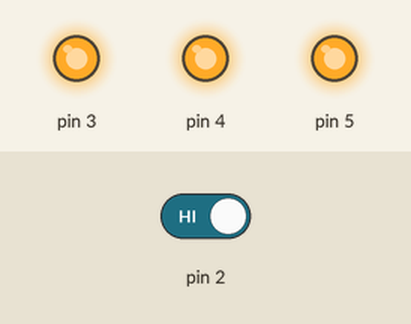
Simulated run of this sketch. Board: Arduino Uno, built with avr-gcc and run on an emulated ATmega328P. Parts: output pins drawn as LEDs (lit = HIGH). The inputs (shaded band) are chosen by the test bench; at power-on: pin 2 HIGH.

Above: at 6.3 s.
6.4 s: pin 2 driven LOW
At 8.7 s:
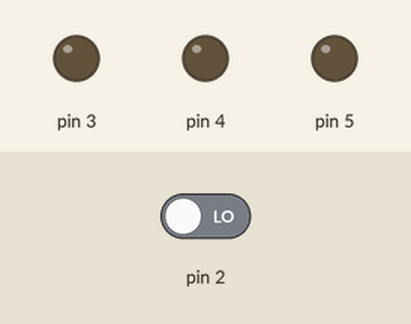
10.0 s: pin 2 driven HIGH
At 10.12 s:
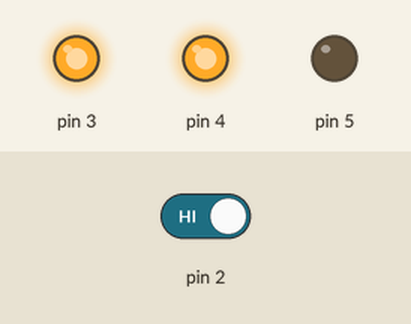
Timing chart, 0 to 22.8 s (numbered marks = the images above; inputs shaded):
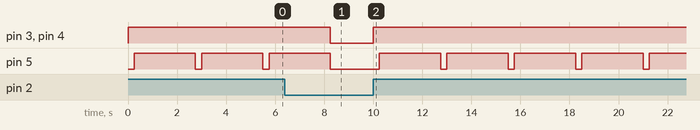

Measured:
- after the input at 6.4 s, pin 3, pin 4: HIGH → LOW after 1.9 s; pin 5: goes on until 8.3 s, then stays LOW
- after the input at 10.0 s, pin 3, pin 4: LOW → HIGH at once; pin 5: alternates HIGH for 2.5 s and LOW for 0.25 s, starting after 0.25 s
- by itself, pin 5: alternates HIGH for 2.5 s and LOW for 0.25 s

The sketch:

INTERFAZ_DE_NAVE_ESPACIAL_VICOR.ino
```cpp
/*
 * Nombre: VICTOR RODRIGUEZ ESTEBAN
 * Fecha: 22/02/2021
 *
 * Esta es una variación del ejercio 2 del "hiperespacio" del Starter kit
 *
 * Esta varianción hace lo siguiente:
 *
 * Si no pulsas, los 3 leds están apagados
 *
 * Si pulsas, se encienden 2, espera 250 milisegundos, enciende los tres y espera dos segundos y medio.
 *
 */

int switchState = 0;

void setup() {

  pinMode(3,OUTPUT);
  pinMode(4,OUTPUT);
  pinMode(5,OUTPUT);
  pinMode(2,INPUT);
}

void loop() {
switchState = digitalRead(2);
if (switchState == LOW) {
  //BOTON NO PRESIONAD0
  digitalWrite(3,LOW);
  digitalWrite(4,LOW);
  digitalWrite(5, LOW);
   }
   else { //boton presionado
    digitalWrite(3, HIGH);
    digitalWrite(4, HIGH);
    digitalWrite(5, LOW);

    delay(250); //espera 1 cuarto de segundo
    //permuta leds
    digitalWrite(4, HIGH);
    digitalWrite(5, HIGH);
    delay(2500); //espera 1 cuarto de segundo
   }
} //vuelve al bucle
```
